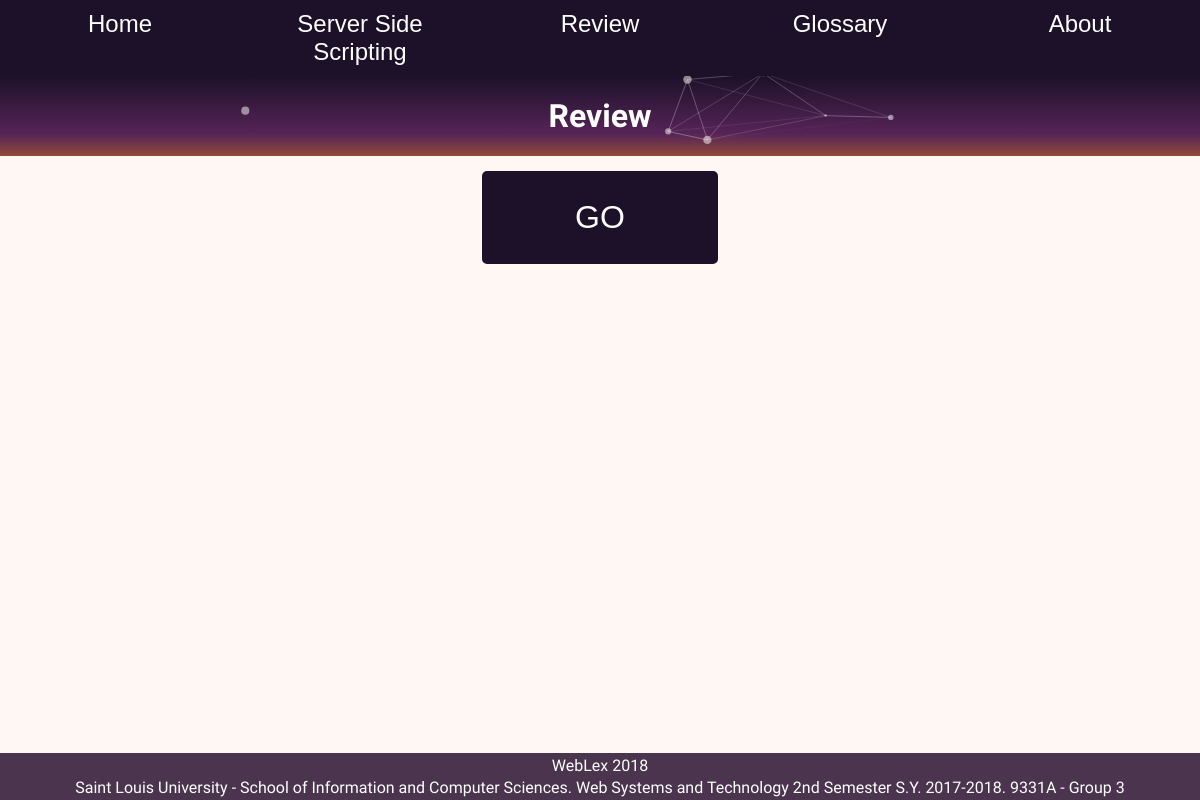
/html/flashcards/index.php?set=2 (signed in), run on an earlier commit of the app's database.
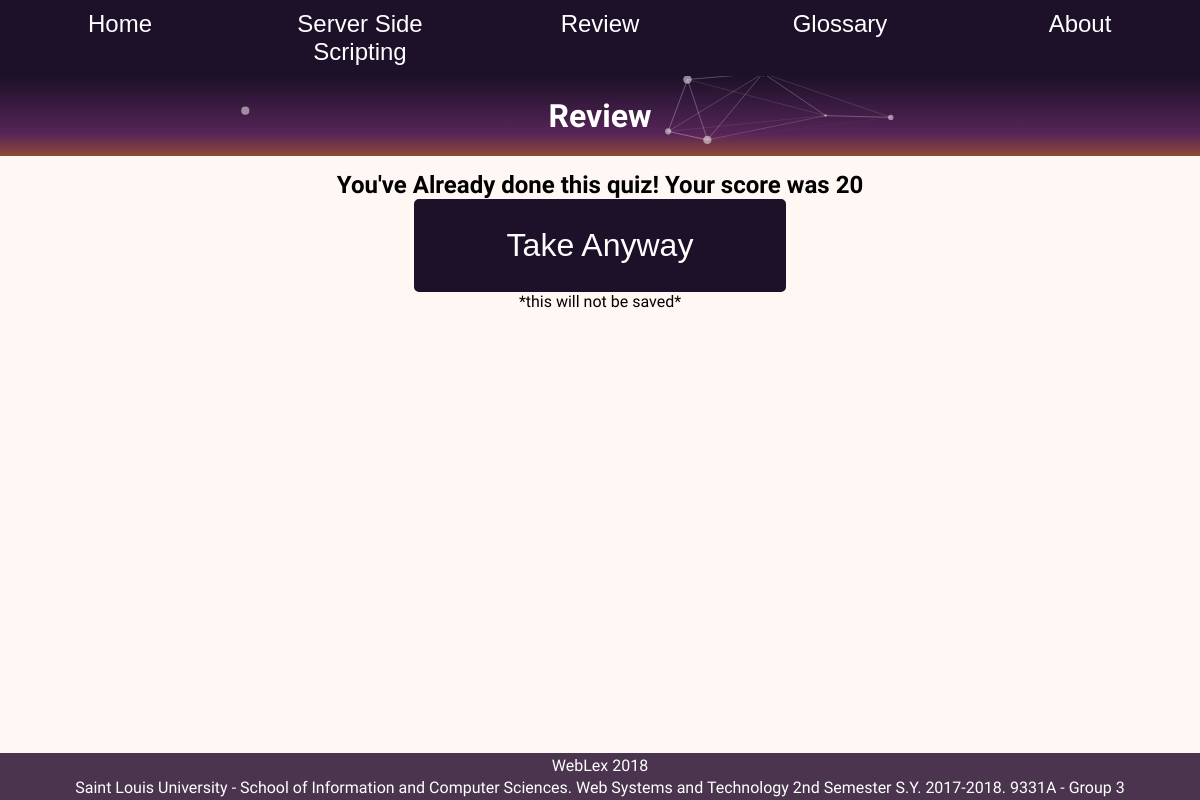
And on a later commit of the database.
### tables this page shows
CREATE TABLE `quiz` (
  `idquiz` int(11) NOT NULL AUTO_INCREMENT,
  `q_user` varchar(16) NOT NULL,
  `q_set` int(11) NOT NULL,
  `score` int(11) NOT NULL DEFAULT '0',
  `stat` enum('done','inprog') NOT NULL,
  PRIMARY KEY (`idquiz`),
  KEY `q_user_idx` (`q_user`),
  KEY `q_set_idx` (`q_set`),
  CONSTRAINT `q_set` FOREIGN KEY (`q_set`) REFERENCES `questions` (`q_set`) ON DELETE NO ACTION ON UPDATE NO ACTION,
  CONSTRAINT `q_user` FOREIGN KEY (`q_user`) REFERENCES `users` (`username`) ON DELETE NO ACTION ON UPDATE NO ACTION
);

### html/flashcards/index.php (the view, shortened to what this page needs)
<!DOCTYPE html>
<html>
<head>
    <link rel="stylesheet" type="text/css" href="../../styles/flashcards-style.css">
    <link rel="stylesheet" type="text/css" href="../../styles/style.css">
    <link rel="stylesheet" type="text/css" href="../../styles/nav.css">
    <link rel="stylesheet" type="text/css" href="../../styles/flashcards-style.css">
</head>
<body>
    <nav>
        <ul>
            <li><a href="/">Home</a></li>
            <li>
                <div class="dropdown">
                    <div class="dropdown-button"><a href="../../html/finals.html">Server Side Scripting</a>
                    </div>
                </div>
            </li>
            <li>
                <div class="dropdown">
                    <div class="dropdown-button">
                        <a href="../../html/flashcards/">Review</a>
                    </div>
                </div>
            </li>
            <li><a href="../../html/glossaryv2.html">Glossary</a></li>
            <li><a href="../../html/about.html">About</a></li>
        </ul>
    </nav>
    <div id="mini-hero-banner">
        <div id="particles-js"></div>
        <div class="wrapper">
            <h1>Review</h1>
        </div>
    </div>
    <div id="page-content">
        <div class="goBtnContainer">
            <?php
                if(isset($_GET['set'])){
                    $set = $_GET['set'];
                    require "../../includes/connectToDb.php";
                    $stmt = $conn->prepare("SELECT * FROM quiz where q_user = ? and q_set = ?");
                    $stmt->bind_param("sd",$_SESSION['user'],$set);
                    $stmt->execute();
                    $res = $stmt->get_result();
                    if($res->num_rows > 0){
                        $score = $res->fetch_assoc()['score'];
                        echo "<h2 class='taken'>You've Already done this quiz! Your score was $score</h2>";
                        echo "<button id='startQuizBtn' data-set = $set >Take Anyway</button>";
                        echo "<p class='taken'>*this will not be saved*</p>";
                    }else{
                        echo "<button id='startQuizBtn' data-set = $set >GO</button>";
                    }
                }else{
                    header("Location: setselect.html");
                    die();
                }
            ?>
        </div>
    </div>
    <footer>
        <p>WebLex 2018</p>
        <p>Saint Louis University - School of Information and Computer Sciences. Web Systems and Technology 2nd Semester S.Y. 2017-2018. 9331A - Group 3</p>
    </footer>
</body>
</html>

### styles/flashcards-style.css (style rules this page uses)
.goBtnContainer { display: grid; width: inherit; padding-top: 15px; }
.goBtnContainer #startQuizBtn { font-family: sans-serif; background-color: #1c1129; border-radius: 5px; padding: 25px 90px; color: #fff; font-size: 2em; cursor: pointer; margin: auto; border: 3px; border-style: solid; border-color: #1c1129; }
.taken { margin: auto; text-align: center; }
#mini-hero-banner { height: 10vh !important; }

### styles/style.css (style rules this page uses)
h1 { text-align: center; }
body { margin: 0; font-family: 'Raleway', sans-serif; background-color: #fff7f3; }
.wrapper { height: 100%; width: 100%; display: table-cell; vertical-align: middle; position: relative; }
#mini-hero-banner { height: 25vh; background: linear-gradient(to bottom, #1c1129 0%, #562457 72%, #8e4939 100%); display: table; width: 100%; text-align: center; z-index: -2; position: relative; }
#mini-hero-banner h1 { text-align: center; margin: 0; color: white; }
#mini-hero-banner #particles-js { width: 100%; height: 100%; position: absolute; }
a { color: #ff4115; text-decoration: none; }
footer { position: fixed; width: 100%; bottom: 0; left: 0; text-align: center; color: white; background: #4a344e; }
footer p { padding: 0; margin: 3px; }
ul { list-style: none; }

### styles/nav.css (style rules this page uses)
nav { font-family: sans-serif; font-size: 1.5em; background-color: #1c1129; color: #fff; position: static; z-index: 99; width: 100%; }
nav ul { list-style-type: none; margin: 0; padding: 0; display: flex; }
nav a { text-decoration: none; color: inherit; }
nav ul li { display: inline; padding: 10px; width: 20%; text-align: center; }
nav .dropdown { transition: 1s ease; }

What changed in the data, as far as the page shows it:
added quiz: score "20"
Also different on the page:
text no longer shown: "GO"
text now shown: "You've Already done this quiz! Your score was Take Anyway *this will not be saved*"
